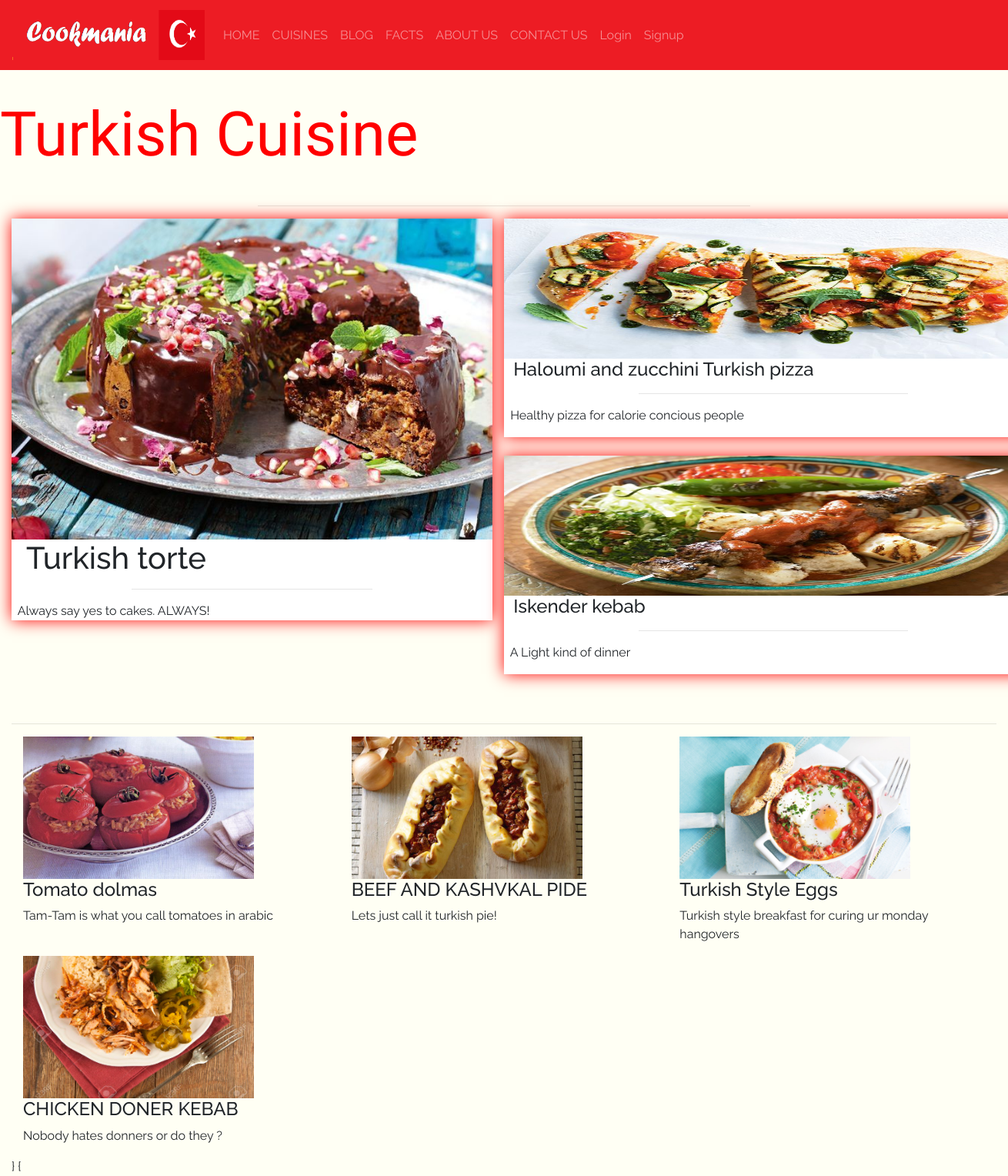
Page /turkish_cuisine.php on the committed database.
### tables this page shows
CREATE TABLE IF NOT EXISTS `turkish` (
  `rno` int(11) NOT NULL,
  `rname` varchar(50) NOT NULL,
  `description` varchar(250) NOT NULL,
  `imgURL` varchar(500) NOT NULL,
  `rCuisine` varchar(50) NOT NULL,
  `Ingredients` varchar(1000) NOT NULL,
  `Methods` varchar(3000) NOT NULL,
  `servings` varchar(11) NOT NULL,
  PRIMARY KEY (`rno`)
);

### turkish_cuisine.php (the view, shortened to what this page needs)
<?php
include_once(".\config\config.php");
$tquery = "SELECT * FROM turkish ORDER BY rno DESC";
$tresult = mysqli_query($mysqli, $tquery);
?>
<php>
<head>
<link rel="stylesheet" href="https://stackpath.bootstrapcdn.com/bootstrap/4.1.0/css/bootstrap.min.css">
 <link rel="stylesheet" href="css/webp_bs.css" />
</head>
<body id="ow">
<nav class="navbar navbar-expand-lg navbar-dark " id="red" >
  <a class="navbar-brand" href="#"><img src="logo\cmt_turk.png" alt="logo" width=250px height=65px></a>
  <div class="collapse navbar-collapse" id="navbarSupportedContent">
    <ul class="navbar-nav nav-pills mr-auto" id="menuT">
      <li class="nav-item ">
        <a class="nav-link" href="home.php">HOME <span class="sr-only">(current)</span></a>
      </li>
       <li class="nav-item">
        <a class="nav-link " href="
cuisine_main.html">CUISINES</a>
      </li>
      <li class="nav-item">
        <a class="nav-link " href="blog.php">BLOG</a>
      </li>
      <li class="nav-item">
        <a class="nav-link " href="facts.php">FACTS</a>
      </li>
      <li class="nav-item">
        <a class="nav-link " href="about us.php">ABOUT US</a>
      </li>
      <li class="nav-item">
        <a class="nav-link " href="#">CONTACT US</a>
      </li>
      <?php
    if(isset($_SESSION['login_user'])){
      $user_check = $_SESSION['login_user'];
    echo  "<li class=".'"nav-item"'."><a class=".'"nav-link""'." href=".'"#"'.">".$user_check."</a></li>";
    echo  "<li class=".'"nav-item"'."><a class=".'"nav-link"'." href=".'"logout.php"'.">Logout</a></li>";
    }else{
    echo "<li class=".'"nav-item"'."><a class=".'"nav-link""'." href=".'"login.php"'.">Login</a></li>";
    echo  "<li class=".'"nav-item"'."><a class=".'"nav-link"'." href=".'"signup.php"'.">Signup</a></li>";
    }
    ?>
    </ul>
  </div>
</nav>
<div class="container-fluid">
	<br>
	<div class="row"><div class="ttext"> <p>Turkish Cuisine</p> </div> </div>
	<hr width="50%">
  <?php
    $i = 0;
    $x = 0;
    $z = 0;
    $w =0;
    $r =0;
    echo "<div class='row'>";
    while($tres = mysqli_fetch_array($tresult)){
    $rname =  $tres['rname'];
    $desc = $tres['description'];
    $img = $tres['imgURL'];
    $rno = $tres['rno'];
    $rcuisine = $tres['rCuisine'];
if($z==0){
    if($i==0){
  	echo "<div class='col-md-6'> <div class= 'member reds'> <a href='recipes.php?id=$rno&rc=$rcuisine'><img src='$img'  width=100% height=auto ></a>  <h1>&nbsp  $rname</h1><hr width='50%' height=364px> <p>&nbsp $desc</p></div></div>"; $i++;}
    if($x==0){
	   echo "<div class='col-md-6' >"; $x++;}
		else if($x<=2){
    $y=0;
    while($y<1){
    echo "<div class='row'> <div class='member reds'> <a href='recipes.php?id=$rno&rc=$rcuisine'><img src='$img'  width=700px height=182px></a> <h4> &nbsp $rname</h4><hr width='50%'> <p>&nbsp $desc </p></div></div> <br>"; $y++; $x++;}}
    else if($x>2){echo "</div></div>"; $z++; }
  }
  if ($z>0) {
     if($w==0){
      echo "<br> <hr> <div class='container-fluid'>
  <div class='row'>";
      $w++;
    }
    if($w>0){
       $e=0;
       while($e<1){
          echo "<div class='col-md'><a href='recipes.php?id=$rno&rc=$rcuisine'><img src='$img' class='red' alt='t4' width=300px height=185px ></a><h4>$rname</h4> <p>$desc</p></div>"; $e++;$r++;
       if($r==4){ echo "</div></div>}";  $w=0; $r=0;}
        }
     }
  }
  }
  ?>
  {
	</div>
</body>
</php>

### css/webp_bs.css (style rules this page uses)
body { background-color: #F7F7F7; }
#red { background-color: #ED1C24; }
#ow { background-color: #fffff4; font-family: 'Raleway'; }
.ttext { font-family: 'Tangerine', serif; font-size: 80px; color: red; }
.member { background-color: white; box-shadow: 0 4px 8px 0 rgba(0, 0, 0, 0.2), 0 6px 20px 0 rgba(0, 0, 0, 0.19); }
.reds { box-shadow: 0px 0px 20px 0px red; }

### rows in the picture
turkish: imgURL (picture), rname "Turkish torte", description "Always say yes to cakes. ALWAYS!"
turkish: imgURL (picture), rname "Haloumi and zucchini Turkish pizza", description "Healthy pizza for calorie concious people"
turkish: imgURL (picture), rname "Iskender kebab", description "A Light kind of dinner"
turkish: imgURL (picture), rname "Tomato dolmas", description "Tam-Tam is what you call tomatoes in arabic"
turkish: imgURL (picture), rname "BEEF AND KASHVKAL PIDE", description "Lets just call it turkish pie!"
turkish: imgURL (picture), rname "Turkish Style Eggs", description "Turkish style breakfast for curing ur monday hangovers"
turkish: imgURL (picture), rname "CHICKEN DONER KEBAB", description "Nobody hates donners or do they ?"
